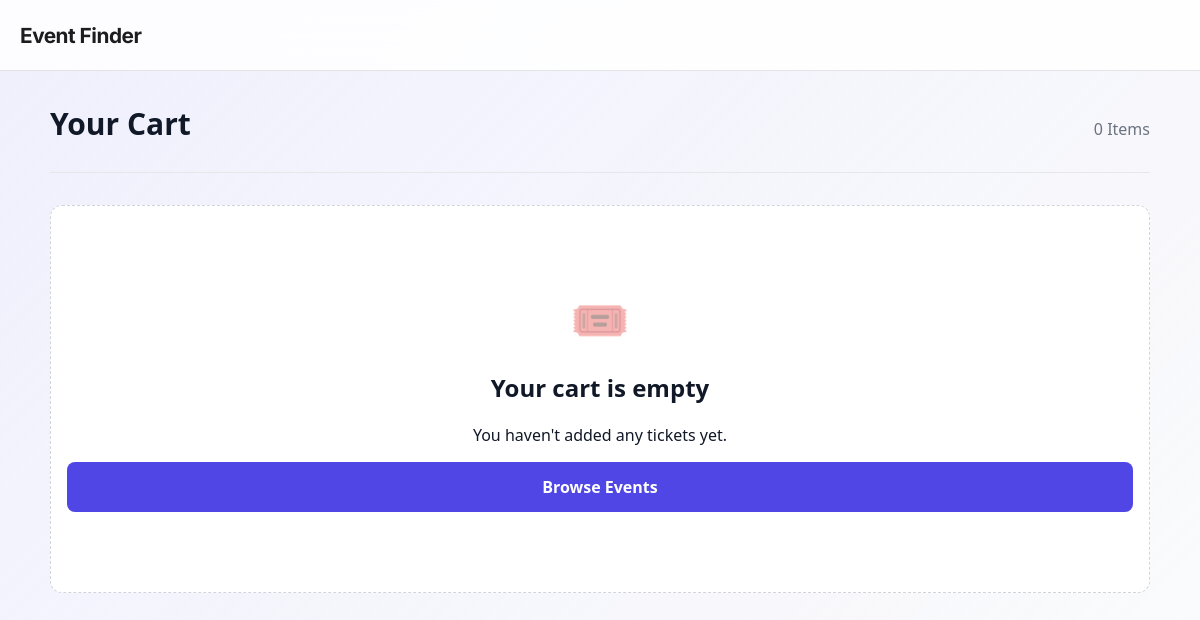
Page /cart/ (signed in) on the earlier database version.
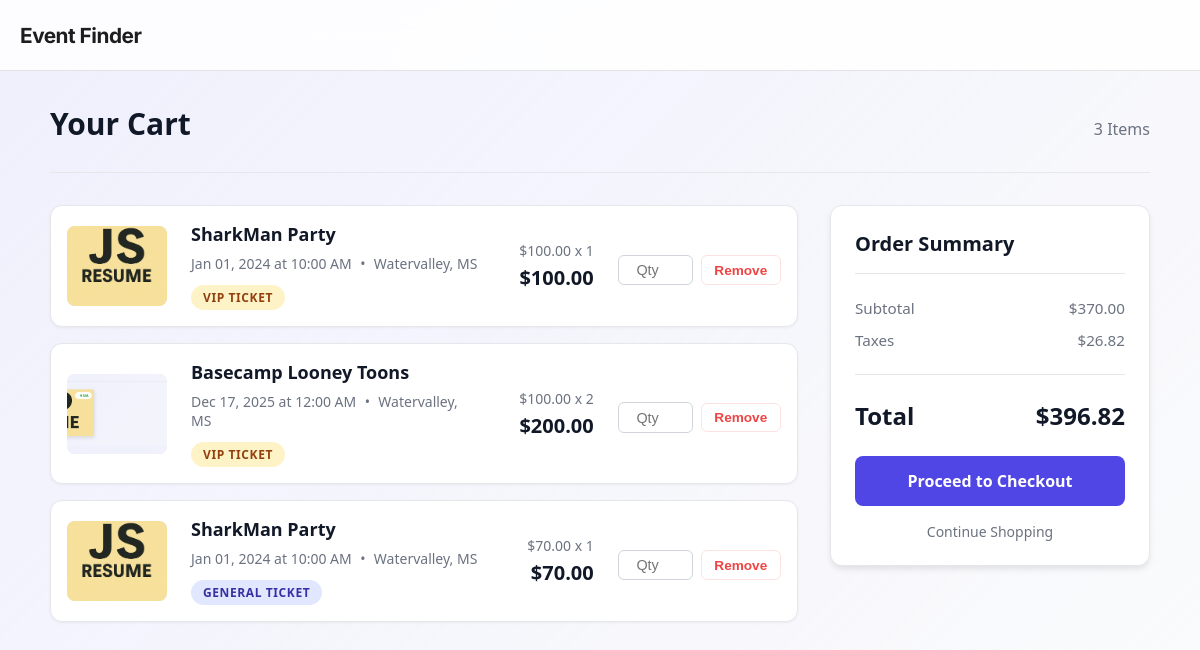
Same page on the later database version.
### App/models.py (models this page shows, shortened)
class Cart(models.Model):
    user = models.ForeignKey(settings.AUTH_USER_MODEL, on_delete=models.CASCADE)
    def total(self):
        return sum(ticket.subtotal() for ticket in self.tickets.all())

class TicketsSaved(models.Model):
    cart = models.ForeignKey(Cart, on_delete=models.CASCADE, related_name='tickets')
    ticket = models.ForeignKey(TicketTier, on_delete=models.CASCADE)
    quantity = models.PositiveIntegerField(default=1)
    def subtotal(self):
        return self.ticket.price * self.quantity

class TicketTier(models.Model):
    class Status(models.TextChoices):
        VIP = "VIP",('VIP')
        GENERAL = "General",('General')
        BASIC = "Basic",('Basic')
    event = models.ForeignKey(Event, on_delete=models.CASCADE, related_name='ticket_tiers')
    type = models.CharField(max_length=10,choices=Status.choices, default="Basic")
    price = models.DecimalField(max_digits=8, decimal_places=2)
    quantity = models.IntegerField()

class Event(models.Model):
    organization = models.ForeignKey(Organization, on_delete=models.CASCADE)
    title = models.CharField(max_length=100)
    description = models.TextField()
    banner_image = models.ImageField(upload_to='event_images/')
    location = models.CharField(max_length=100)
    date = models.DateField()
    start_time = models.TimeField()
    end_time = models.TimeField()
    capacity = models.IntegerField()
    created_at = models.DateTimeField(auto_now_add=True)

### App/views.py (the view)
# urls.py: path('cart/', v.cart, name='cart'),
@login_required
def cart(request):
    cart, created = Cart.objects.get_or_create(user=request.user)
    ticket = cart.tickets.all()
    total = cart.total()
    taxes = total * Decimal(.0725)
    true_total = total + taxes
    return render(request, 'cart.html', {'cart':cart, 'tickets':ticket, 'total' : total, 'Taxes' : taxes, 'true_total' : true_total})

### App/context_processors.py (called while the page is built, shortened)
def current_url(request):
    return {
        'current_path': request.path,
        'current_full_url': request.get_full_path(),
        'current_absolute_uri': request.build_absolute_uri(),
    }

def base_view(request):
    if not request.user.is_authenticated:
        return {}
    membership = OrganizationMembership.objects.filter(user=request.user).first()
    if not membership:
        return {}

### App/templates/cart.html (shortened to what this page needs)
{% extends 'base.html' %}
{% load static %}
{% block content %}
<link rel="stylesheet" href="{% static 'cart.css' %}">
<div class="cart-container">
    <header class="cart-header">
        <h1>Your Cart</h1>
        <p class="cart-count">{{ tickets.count }} Item{% if tickets.count != 1 %}s{% endif %}</p>
    </header>
    {% if tickets %}
    <div class="cart-layout">
        <div class="ticket-list">
            {% for item in tickets %}
            <div class="ticket-card">
                <div class="ticket-image">
                    {% if item.ticket.event.banner_image %}
                    <img src="{{ item.ticket.event.banner_image.url }}" alt="{{ item.ticket.event.title }}">
                    {% else %}
                    <div class="placeholder-img"></div>
                    {% endif %}
                </div>
                <div class="ticket-details">
                    <h3>{{ item.ticket.event.title }}</h3>
                    <p class="ticket-meta">
                        {{ item.ticket.event.date|date:"M d, Y" }} at {{ item.ticket.event.start_time|time:"g:i A" }}
                        <span class="meta-divider">•</span>
                        {{ item.ticket.event.location }}
                    </p>
                    <span class="tier-badge tier-{{ item.ticket.type|lower }}">
                        {{ item.ticket.type }} Ticket
                    </span>
                </div>
                <div class="ticket-pricing">
                    <div class="price-calculation">
                        <span class="unit-price">${{ item.ticket.price }}</span>
                        <span class="multiplication">x</span>
                        <span class="quantity">{{ item.quantity }}</span>
                    </div>
                    <div class="item-subtotal">
                        ${{ item.subtotal }}
                    </div>
                </div>
                <div class="ticket-actions">
                    <form method="post" action="{% url 'remove_ticket' item.id %}">
                        <input type="number" name="quantity" placeholder="Qty" min="1" max="{{ ticket.quantity }}">
                        <button type="submit">Remove</button>
                    </form>
                </div>
            </div>
            {% endfor %}
        </div>
        <div class="cart-summary">
            <div class="summary-card">
                <h2>Order Summary</h2>
                <div class="summary-row">
                    <span>Subtotal</span>
                    <span>${{ total }}</span>
                </div>
                <div class="summary-row">
                    <span>Taxes</span>
                    <span>${{ Taxes|floatformat:2 }}</span>
                </div>
                <hr>
                <div class="summary-total">
                    <span>Total</span>
                    <span>${{ true_total|floatformat:2 }}</span>
                </div>
                <a href="{% url 'checkoutcart' %}" class="btn-checkout">Proceed to Checkout</a>
                <a href="/" class="btn-continue">Continue Shopping</a>
            </div>
        </div>
    </div>
    {% else %}
    <div class="empty-cart">
        <div class="empty-icon">🎟️</div>
        <h2>Your cart is empty</h2>
        <p>You haven't added any tickets yet.</p>
        <a href="/" class="btn-checkout">Browse Events</a>
    </div>
    {% endif %}
</div>
{% endblock %}

### App/templates/base.html (shortened to what this page needs)
{% load static %}
<!DOCTYPE html>
<html lang="en">
<head>
    <link rel="stylesheet" href="{% static 'common.css' %}">
    <link rel="stylesheet" href="https://cdnjs.cloudflare.com/ajax/libs/font-awesome/6.5.1/css/all.min.css">
</head>
<body id="body">
<nav id='navbar'>
    <div id='navbar-content'>
        <header id="navbar-header">
            <a href="{% url 'home_page' %}" class='navbar-logo'>Event Finder</a>
        </header>
    </div>
</nav>
{% block content %} {% endblock content %}
</body>
</html>

### App/static/common.css (style rules this page uses)
:root { --glass-bg: rgba(255, 255, 255, 0.85); --glass-border: 1px solid rgba(0, 0, 0, 0.1); --primary-blue: #007aff; --primary-text: #1d1d1f; --secondary-text: #000000; --pill-bg: #f5f5f7; --peek-height: 70px; --open-height: 200px; --info-open-height: 400px; --sidebar-peek: 30px; --sidebar-open-width: 250px; --anim-speed: 0.5s; --anim-curve: cubic-bezier(0.25, 1, 0.5, 1); }
body { margin: 0; padding-top: var(--peek-height); font-family: 'Inter', -apple-system, BlinkMacSystemFont, sans-serif; color: var(--primary-text); background: linear-gradient(135deg, rgba(230, 230, 255, 0.5) 0%, rgba(255, 255, 255, 0.2) 100%); }
#navbar { position: fixed; top: 0; left: 0; width: 100%; height: var(--peek-height); z-index: 1000; background-color: var(--glass-bg); backdrop-filter: blur(20px); -webkit-backdrop-filter: blur(20px); border-bottom: var(--glass-border); overflow: hidden; transition: height var(--anim-speed) var(--anim-curve), box-shadow 0.3s ease; }
#navbar #navbar-content { max-width: 1200px; margin: 0 auto; padding: 0 20px; height: 100%; display: flex; flex-direction: column; }
#navbar #navbar-header { height: var(--peek-height); flex-shrink: 0; display: flex; align-items: center; justify-content: space-between; gap: 20px; }
#navbar .navbar-logo { font-size: 1.3rem; font-weight: 700; color: var(--primary-text); text-decoration: none; cursor: pointer; letter-spacing: -0.5px; }

Differences in the rows shown:
computed for Cart: count "0" → "3"
added TicketsSaved: ticket.event.banner_image (picture), ticket.event "SharkMan Party", ticket.event "Jan 01, 2024", ticket.event.start_time "10:00 AM", ticket.event.location "Watervalley, MS", ticket.type "VIP", ticket.price "100.00", quantity "1", subtotal "100.00"
added TicketsSaved: ticket.event.banner_image (picture), ticket.event "Basecamp Looney Toons", ticket.event "Dec 17, 2025", ticket.event.start_time "12:00 AM", ticket.event.location "Watervalley, MS", ticket.type "VIP", ticket.price "100.00", quantity "2", subtotal "200.00"
added TicketsSaved: ticket.event.banner_image (picture), ticket.event "SharkMan Party", ticket.event "Jan 01, 2024", ticket.event.start_time "10:00 AM", ticket.event.location "Watervalley, MS", ticket.type "GENERAL", ticket.price "70.00", quantity "1", subtotal "70.00"
Other differences:
{{ total }}: (not shown) → "370.00"
{{ Taxes|floatformat:2 }}: (not shown) → "26.82"
{{ true_total|floatformat:2 }}: (not shown) → "396.82"
text no longer shown: "🎟️ Your cart is empty You haven't added any tickets yet. Browse Events"
text now shown: "Order Summary Subtotal $ Taxes $ Total $ Proceed to Checkout Continue Shopping"
